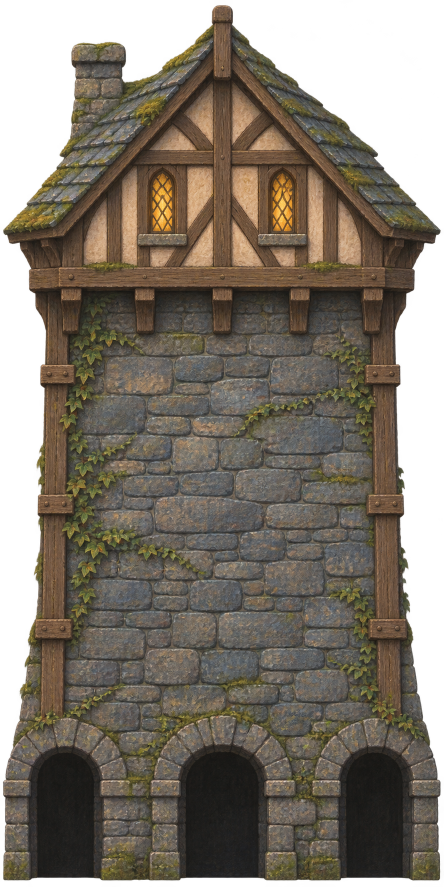
#> input picture assets/iskra/landmarks/gatehouse.png, 887 x 1774 px, given in place of stump.png, which was not available (shown at 1/2 size)
$ python embed_iskra_paintings.py
#> lines starting #> are read from the running program, lines starting #| are printed output that depends on the picture
"""Pack transparent ImageGen paintings into standalone scenery resources."""
from pathlib import Path
from PIL import Image

ROOT = Path(__file__).resolve().parents[1]
ELDERWOOD = {"stump": (216, 592), "branch": (360, 180), "junction": (380, 560)}

FOREST_PROPS = {
    "slate": (152, 152), "active_seal": (128, 128), "spent_seal": (128, 128),
    "bridge": (448, 144), "crystal": (90, 128), "fern": (152, 126),
    "fungi": (132, 128), "geode": (152, 128), "kelp": (120, 148), "urn": (132, 128),
}

HIGHLANDS = {
    "ridge": (940, 380), "foothill": (880, 320),
    "spruce": (260, 460), "pine": (300, 450), "wayside_lantern": (150, 238),
    "fieldstone_veined": (160, 160), "fieldstone_layered": (160, 160),
    "fieldstone": (160, 160), "subsoil": (416, 416), "turf": (540, 150),
    "moon": (224, 224), "cloud": (448, 190), "cirrus": (380, 157), "stratus": (480, 150),
}

LANDMARKS = {"watchhouse": (384, 384), "gatehouse": (384, 720),
             "waypost": (80, 704), "signal_lamp": (48, 72)}

def embed_chapter_poster():
    from io import BytesIO
    source = ROOT / "assets" / "iskra" / "landmarks" / "chapter.png"
    with Image.open(source) as image:
        image = image.convert("RGB")
        image.thumbnail((1600, 900), Image.Resampling.LANCZOS)
        encoded = BytesIO()
        image.save(encoded, "PNG", optimize=True)
    raw = encoded.getvalue()
    lines = ["// Generated by tools/embed_iskra_paintings.py.", "#pragma once",
             "inline constexpr unsigned char IskraChapterPoster[] = {"]
    lines.extend("    " + ",".join(map(str, raw[i:i+32])) + "," for i in range(0, len(raw), 32))
    (ROOT / "generated" / "iskra_chapter_poster.h").write_text(
        "\n".join(lines + ["};", ""]), encoding="ascii", newline="\n")

def embed(folder, namespace, sizes, opaque=()):
#> called with folder = 'elderwood', namespace = 'elderwood', opaque = ()
    source = ROOT / "assets" / "iskra" / folder
    lines = [
        "// Generated by tools/embed_iskra_paintings.py. RGBA bytes run from high to low.",
        "#pragma once", "#include <cstdint>", f"namespace iskra::{namespace} {{",
        "struct Image { int width, height; const std::uint32_t* rgba; };",
    ]
    for name, limit in sizes.items():
        with Image.open(source / f"{name}.png") as im:
#> im is the input picture: PIL image 887x1774 RGBA; mean R, G, B, A 73.9, 65.8, 54.2, 195.1
            rgba = im.convert("RGBA")
        alpha = rgba.getchannel("A")
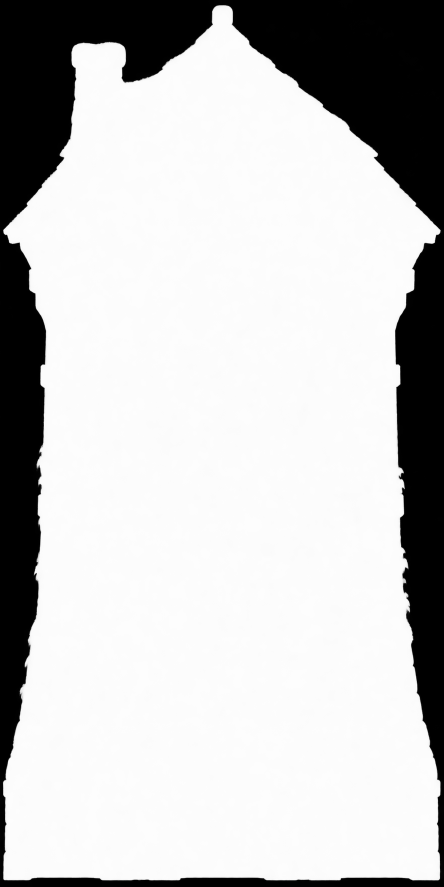
#> alpha: PIL image 887x1774 L (shown at 1/2 size); min 0, max 255, mean 195.1
        if name in opaque:
            if alpha.getextrema() != (255, 255):
                raise ValueError(f"Material texture must cover its entire tile: {name}")
        else:
            if alpha.getextrema()[0] != 0 or alpha.getextrema()[1] < 128:
                raise ValueError(f"Missing cutout transparency in {name}")
            threshold = 3 if name in ("cloud", "cirrus", "stratus") else 12
            bounds = alpha.point(lambda value: 255 if value >= threshold else 0).getbbox()
#> bounds = (5, 10, 882, 1762)
            rgba = rgba.crop(bounds)
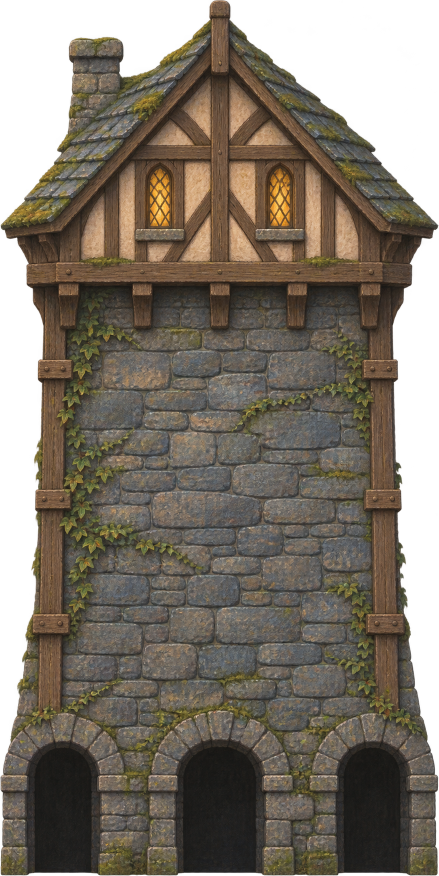
#> rgba: PIL image 877x1752 RGBA (shown at 1/2 size); mean R, G, B, A 75.6, 67.2, 55.4, 199.8; transparent parts drawn white
        rgba.thumbnail(limit, Image.Resampling.LANCZOS)
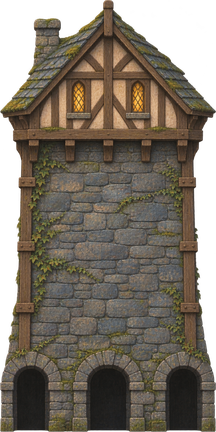
#> rgba: PIL image 216x432 RGBA; mean R, G, B, A 76, 67.5, 55.5, 199.8; transparent parts drawn white
        lines.append(f"inline constexpr std::uint32_t {name}Pixels[] = {{")
        raw = rgba.tobytes()
        for offset in range(0, len(raw), 64):
            group = raw[offset:offset+64]
            words = [f"0x{group[i:i+4].hex()}u" if group[i+3] else "0u" for i in range(0,len(group),4)]
            lines.append("    " + ",".join(words) + ",")
#> this loop made 5832 passes
#> offset on passes 2 to 4: 64, 128, 192
#> after the loop, lines = 5838 items
        lines += ["};", f"inline constexpr Image {name} = {{{rgba.width}, {rgba.height}, {name}Pixels}};"]
        print(f"{name}: {rgba.width} x {rgba.height}")
#| stump: 216 x 432
#> pass 2 of the loop in embed, `for name, limit in sizes.items():`:
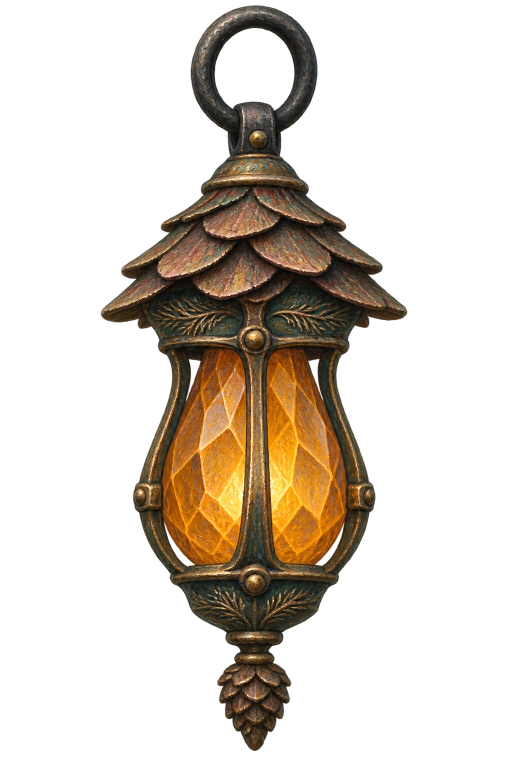
#> input picture assets/iskra/landmarks/signal_lamp.png, 1024 x 1536 px, given in place of branch.png, which was not available (shown at 1/2 size)
#> in embed, im is the input picture: PIL image 1024x1536 RGBA; mean R, G, B, A 41.3, 31.3, 18.5, 66.3
#> in embed, `alpha = rgba.getchannel("A")`:
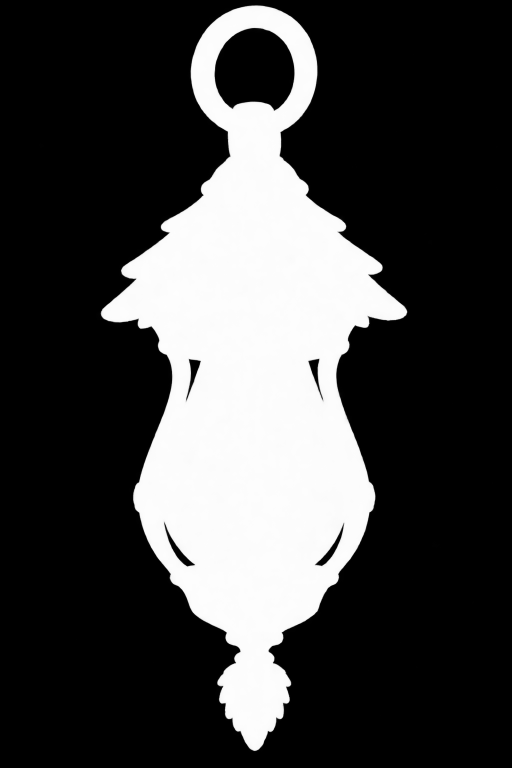
#> alpha: PIL image 1024x1536 L (shown at 1/2 size); min 0, max 254, mean 66.3
#> bounds = (200, 10, 815, 1503)
#> in embed, `rgba.thumbnail(limit, Image.Resampling.LANCZOS)`:
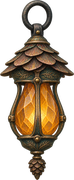
#> rgba: PIL image 74x180 RGBA; mean R, G, B, A 54.1, 39.6, 22.1, 113.6; transparent parts drawn white
#> the loop in embed, `for offset in range(0, len(raw), 64):` made 833 passes
#> after the loop in embed, `for offset in range(0, len(raw), 64):`: lines = 6674 items
#| branch: 74 x 180
    lines += [f"}} // namespace iskra::{namespace}", ""]
    (ROOT / "generated" / f"iskra_{folder}.h").write_text("\n".join(lines), encoding="utf-8", newline="\n")

if __name__ == "__main__":
    embed("elderwood", "elderwood", ELDERWOOD)
    embed("forest_props", "props", FOREST_PROPS)
#> (the run stopped early here; a loop or call above may not have finished)
